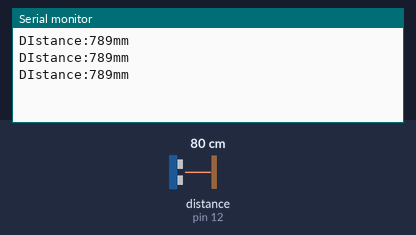
The sketch below on a simulated Arduino Uno, built with avr-gcc and run on an emulated ATmega328P. Parts: the last lines printed to the serial monitor. Wiring (inferred from the names in the program): ultrasonic range finder: trigger pin 13; echo pin 12. Inputs (shaded band) come from the test bench; at power-on: distance to the obstacle (sensor on pin 12) 80 cm. The echo pulse lasts 58.3 µs per cm.

Above: at 1.3 s.
1.4 s: distance to the obstacle (sensor on pin 12) set to 2 cm
At 1.9 s:
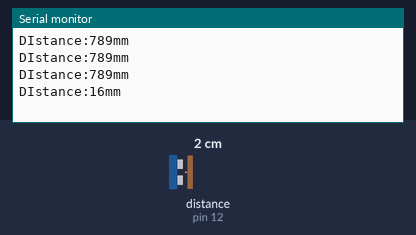
2.9 s: distance to the obstacle (sensor on pin 12) set to 4 cm
At 3.4 s:
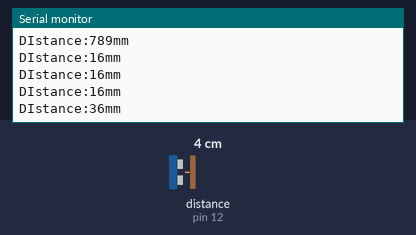
Timing chart, 0 to 5.9 s (numbered marks = the images above; inputs shaded):
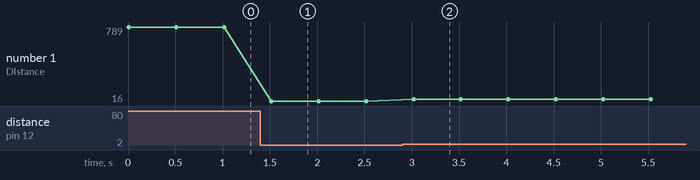

The sketch:

ultrasound.ino
```cpp
int trigPin = 13;
int echoPin = 12;

void setup(){
  Serial.begin(9600);
  pinMode(echoPin, INPUT);
  pinMode(trigPin, OUTPUT);
}

void loop(){

  long duration, distance;
  digitalWrite(trigPin, HIGH);
  delayMicroseconds(10);
  digitalWrite(trigPin, LOW);
  duration = pulseIn(echoPin, HIGH);
  distance = ((float)(340 * duration) / 1000) / 2;

  Serial.print("DIstance:");
  Serial.print(distance);
  Serial.println("mm\n");

  delay(500);

}
```

Measured:
- after the input at 1.4 s, the serial monitor: prints a new line after 0.12 s (image 1)
- after the input at 2.9 s, the serial monitor: prints a new line after 0.12 s (image 2)
- plotted number 1: 789 → 16 after the input at 1.4 s, 16 → 36 after the input at 2.9 s
